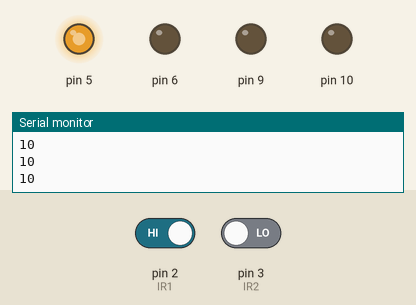
This sketch was run on a simulated Arduino Uno, built with avr-gcc and run on an emulated ATmega328P. Shown: output pins drawn as LEDs (lit = HIGH), the last lines printed to the serial monitor. Inputs (shaded band) come from the test bench; at power-on: pin 2 (IR1) HIGH, pin 3 (IR2) LOW.

Above: at 1.2 s.
1.3 s: pin 2 (IR1) driven LOW
At 2.2 s:
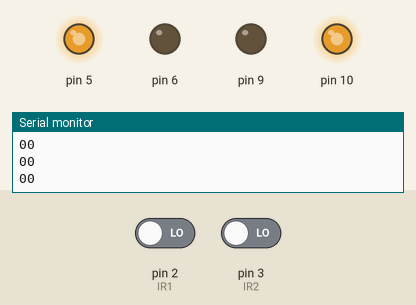
2.8 s: pin 3 (IR2) driven HIGH
At 4.0 s:
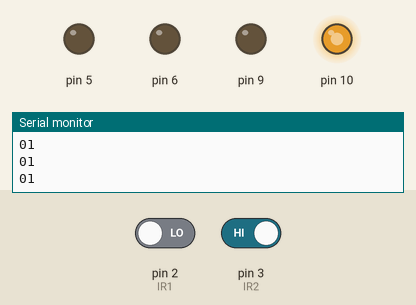
4.3 s: pin 2 (IR1) driven HIGH
At 5.6 s:
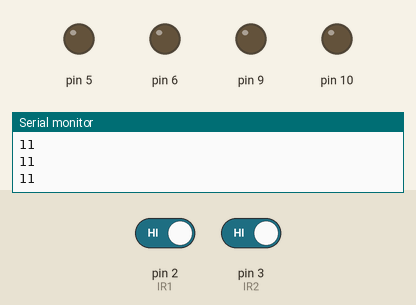
Timing chart, 0 to 7.3 s (numbered marks = the images above; inputs shaded):
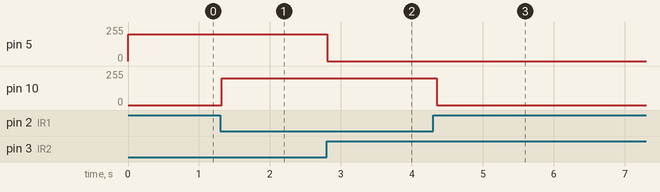

The sketch:

lineTracking.ino
```cpp
int IR1 = 2;
int IR2 = 3;

void setup() {
  pinMode(IR1, INPUT); // right
  pinMode(IR2, INPUT); // left
  pinMode(9, OUTPUT);
  pinMode(10, OUTPUT);
  pinMode(5, OUTPUT);
  pinMode(6, OUTPUT);

  Serial.begin(9600);
  // put your setup code here, to run once:

}

void loop() {
  int val1 = digitalRead(IR1);
  int val2 = digitalRead(IR2);
  Serial.print(val1);
  Serial.println(val2);

  if (val1 == LOW && val2 == LOW) {
    analogWrite(9, 0);
    analogWrite(6, 0);
    analogWrite(5, 200);
    analogWrite(10, 200);
  }
  else if (val1 == LOW && val2 == HIGH) { // 좌회전
    analogWrite(9, 0);
    analogWrite(6, 0);
    analogWrite(5, 0);
    analogWrite(10, 200);
    delay(100);
  }
  else if (val1 == HIGH && val2 == LOW) { // 우회전
    analogWrite(9, 0);
    analogWrite(6, 0);
    analogWrite(5, 200);
    analogWrite(10, 0);
    delay(100);
  }
  else if (val1 == HIGH && val2 == HIGH) {
    analogWrite(9, 0);
    analogWrite(6, 0);
    analogWrite(5, 0);
    analogWrite(10, 0);

  }
  delay(10);

}
```

Measured:
- after the input at 1.3 s, pin 10: 0/255 → 200/255 at once
- after the input at 2.8 s, pin 5: 200/255 → 0/255 at once
- after the input at 4.3 s, pin 10: 200/255 → 0/255 after 0.05 s
